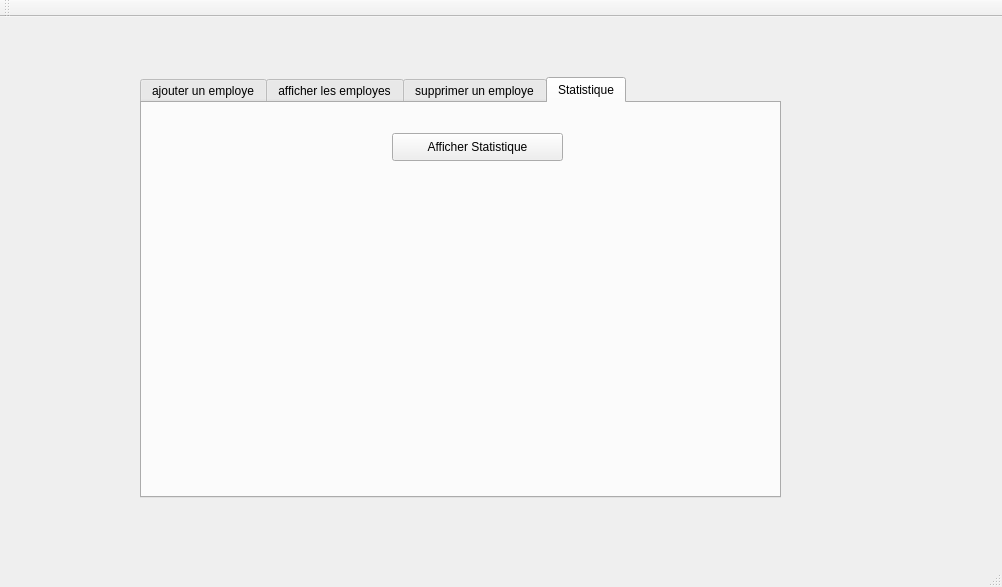
<?xml version="1.0" encoding="UTF-8"?>
<ui version="4.0">
 <class>MainWindow</class>
 <widget class="QMainWindow" name="MainWindow">
  <property name="geometry">
   <rect>
    <x>0</x>
    <y>0</y>
    <width>1002</width>
    <height>587</height>
   </rect>
  </property>
  <property name="windowTitle">
   <string>Gestion des Clients</string>
  </property>
  <widget class="QWidget" name="widget">
   <widget class="QTabWidget" name="tab_EMPLOYEES_1">
    <property name="geometry">
     <rect>
      <x>140</x>
      <y>60</y>
      <width>641</width>
      <height>421</height>
     </rect>
    </property>
    <property name="currentIndex">
     <number>3</number>
    </property>
    <widget class="QWidget" name="tab">
     <attribute name="title">
      <string>ajouter un employe</string>
     </attribute>
     <widget class="QGroupBox" name="groupBox">
      <property name="geometry">
       <rect>
        <x>10</x>
        <y>10</y>
        <width>751</width>
        <height>381</height>
       </rect>
      </property>
      <property name="title">
       <string>ajout</string>
      </property>
      <widget class="QLabel" name="label">
       <property name="geometry">
        <rect>
         <x>20</x>
         <y>40</y>
         <width>56</width>
         <height>16</height>
        </rect>
       </property>
       <property name="text">
        <string>identifiant</string>
       </property>
      </widget>
      <widget class="QLabel" name="label_2">
       <property name="geometry">
        <rect>
         <x>30</x>
         <y>110</y>
         <width>56</width>
         <height>16</height>
        </rect>
       </property>
       <property name="text">
        <string>nom</string>
       </property>
      </widget>
      <widget class="QLabel" name="label_3">
       <property name="geometry">
        <rect>
         <x>30</x>
         <y>170</y>
         <width>56</width>
         <height>16</height>
        </rect>
       </property>
       <property name="text">
        <string>prenom</string>
       </property>
      </widget>
      <widget class="QLabel" name="label_4">
       <property name="geometry">
        <rect>
         <x>30</x>
         <y>220</y>
         <width>56</width>
         <height>16</height>
        </rect>
       </property>
       <property name="text">
        <string>adresse</string>
       </property>
      </widget>
      <widget class="QLineEdit" name="le_id">
       <property name="geometry">
        <rect>
         <x>130</x>
         <y>40</y>
         <width>113</width>
         <height>22</height>
        </rect>
       </property>
      </widget>
      <widget class="QLineEdit" name="le_nom">
       <property name="geometry">
        <rect>
         <x>130</x>
         <y>110</y>
         <width>113</width>
         <height>22</height>
        </rect>
       </property>
      </widget>
      <widget class="QLineEdit" name="le_prenom">
       <property name="geometry">
        <rect>
         <x>130</x>
         <y>170</y>
         <width>113</width>
         <height>22</height>
        </rect>
       </property>
      </widget>
      <widget class="QLineEdit" name="la_adresse">
       <property name="geometry">
        <rect>
         <x>130</x>
         <y>220</y>
         <width>113</width>
         <height>22</height>
        </rect>
       </property>
      </widget>
      <widget class="QPushButton" name="pb_ajouter">
       <property name="geometry">
        <rect>
         <x>370</x>
         <y>130</y>
         <width>93</width>
         <height>28</height>
        </rect>
       </property>
       <property name="text">
        <string>ajouter</string>
       </property>
      </widget>
      <widget class="QPushButton" name="pb_modif">
       <property name="geometry">
        <rect>
         <x>370</x>
         <y>160</y>
         <width>93</width>
         <height>28</height>
        </rect>
       </property>
       <property name="text">
        <string>modifier</string>
       </property>
      </widget>
      <widget class="QLineEdit" name="lineEdit_age">
       <property name="geometry">
        <rect>
         <x>130</x>
         <y>270</y>
         <width>113</width>
         <height>22</height>
        </rect>
       </property>
      </widget>
      <widget class="QLabel" name="label_6">
       <property name="geometry">
        <rect>
         <x>40</x>
         <y>280</y>
         <width>56</width>
         <height>16</height>
        </rect>
       </property>
       <property name="text">
        <string>age</string>
       </property>
      </widget>
     </widget>
    </widget>
    <widget class="QWidget" name="tab_2">
     <attribute name="title">
      <string>afficher les employes</string>
     </attribute>
     <widget class="QTableView" name="tab_EMPLOYEES_3">
      <property name="enabled">
       <bool>true</bool>
      </property>
      <property name="geometry">
       <rect>
        <x>0</x>
        <y>70</y>
        <width>761</width>
        <height>351</height>
       </rect>
      </property>
     </widget>
     <widget class="QPushButton" name="pushButton_tri_nom">
      <property name="geometry">
       <rect>
        <x>130</x>
        <y>30</y>
        <width>93</width>
        <height>28</height>
       </rect>
      </property>
      <property name="text">
       <string>Tri nom</string>
      </property>
     </widget>
     <widget class="QTableView" name="tableView">
      <property name="geometry">
       <rect>
        <x>30</x>
        <y>90</y>
        <width>561</width>
        <height>261</height>
       </rect>
      </property>
     </widget>
     <widget class="QPushButton" name="pushButton_pdf">
      <property name="geometry">
       <rect>
        <x>540</x>
        <y>40</y>
        <width>93</width>
        <height>28</height>
       </rect>
      </property>
      <property name="text">
       <string>PDF</string>
      </property>
     </widget>
     <widget class="QPushButton" name="pushButton_chercher_nom">
      <property name="geometry">
       <rect>
        <x>210</x>
        <y>360</y>
        <width>93</width>
        <height>28</height>
       </rect>
      </property>
      <property name="text">
       <string>Chercher nom</string>
      </property>
     </widget>
     <widget class="QPushButton" name="pushButton_chercher_adresse">
      <property name="geometry">
       <rect>
        <x>440</x>
        <y>360</y>
        <width>151</width>
        <height>28</height>
       </rect>
      </property>
      <property name="text">
       <string>chercher adresse</string>
      </property>
     </widget>
     <widget class="QLineEdit" name="lineEdit_chercher_adresse">
      <property name="geometry">
       <rect>
        <x>320</x>
        <y>360</y>
        <width>113</width>
        <height>22</height>
       </rect>
      </property>
     </widget>
     <widget class="QLineEdit" name="lineEdit_chercher_nom">
      <property name="geometry">
       <rect>
        <x>70</x>
        <y>360</y>
        <width>113</width>
        <height>22</height>
       </rect>
      </property>
     </widget>
     <widget class="QPushButton" name="pushButton_tri_age">
      <property name="geometry">
       <rect>
        <x>240</x>
        <y>30</y>
        <width>93</width>
        <height>28</height>
       </rect>
      </property>
      <property name="text">
       <string>tri age</string>
      </property>
     </widget>
     <widget class="QPushButton" name="pushButton_tri_id">
      <property name="geometry">
       <rect>
        <x>10</x>
        <y>30</y>
        <width>93</width>
        <height>28</height>
       </rect>
      </property>
      <property name="text">
       <string>Tri id</string>
      </property>
     </widget>
    </widget>
    <widget class="QWidget" name="tab_3">
     <attribute name="title">
      <string>supprimer un employe</string>
     </attribute>
     <widget class="QLabel" name="label_5">
      <property name="geometry">
       <rect>
        <x>70</x>
        <y>70</y>
        <width>111</width>
        <height>61</height>
       </rect>
      </property>
      <property name="text">
       <string>identifiant</string>
      </property>
     </widget>
     <widget class="QLineEdit" name="le_id_supp">
      <property name="geometry">
       <rect>
        <x>210</x>
        <y>90</y>
        <width>121</width>
        <height>31</height>
       </rect>
      </property>
     </widget>
     <widget class="QPushButton" name="pb_supprimer">
      <property name="geometry">
       <rect>
        <x>210</x>
        <y>180</y>
        <width>121</width>
        <height>31</height>
       </rect>
      </property>
      <property name="text">
       <string>supprimer</string>
      </property>
     </widget>
    </widget>
    <widget class="QWidget" name="tab_4">
     <attribute name="title">
      <string>Statistique</string>
     </attribute>
     <widget class="QPushButton" name="pushButton_statistique">
      <property name="geometry">
       <rect>
        <x>250</x>
        <y>30</y>
        <width>171</width>
        <height>28</height>
       </rect>
      </property>
      <property name="text">
       <string>Afficher Statistique</string>
      </property>
     </widget>
     <widget class="QCustomPlot" name="customplot" native="true">
      <property name="geometry">
       <rect>
        <x>139</x>
        <y>130</y>
        <width>451</width>
        <height>151</height>
       </rect>
      </property>
     </widget>
    </widget>
   </widget>
  </widget>
  <widget class="QMenuBar" name="menuBar">
   <property name="geometry">
    <rect>
     <x>0</x>
     <y>0</y>
     <width>1002</width>
     <height>26</height>
    </rect>
   </property>
  </widget>
  <widget class="QToolBar" name="mainToolBar">
   <attribute name="toolBarArea">
    <enum>TopToolBarArea</enum>
   </attribute>
   <attribute name="toolBarBreak">
    <bool>false</bool>
   </attribute>
  </widget>
  <widget class="QStatusBar" name="statusBar"/>
 </widget>
 <layoutdefault spacing="6" margin="11"/>
 <customwidgets>
  <customwidget>
   <class>QCustomPlot</class>
   <extends>QWidget</extends>
   <header location="global">qcustomplot.h</header>
   <container>1</container>
  </customwidget>
 </customwidgets>
 <resources/>
 <connections/>
</ui>
